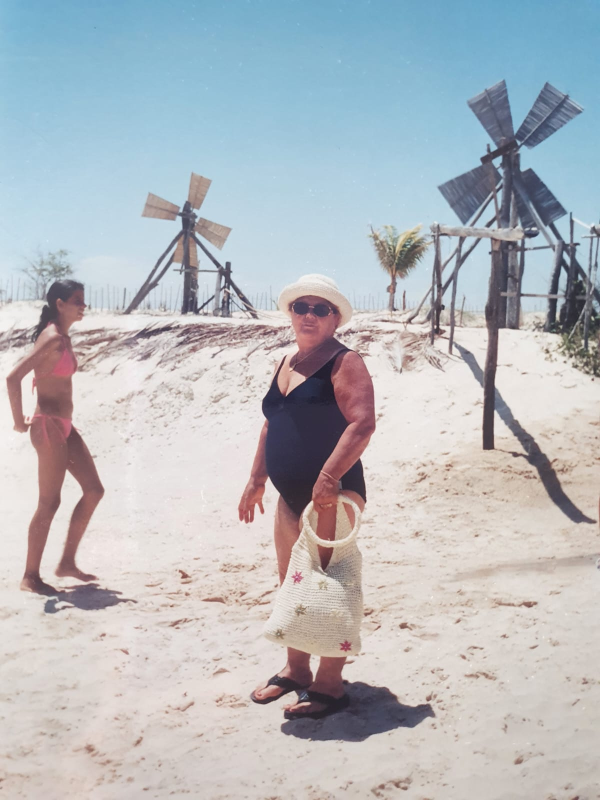
#> input picture examples/imagens/granny.png, 1200 x 1600 px (shown at 1/2 size)
$ jupyter execute specs_manipulation.ipynb
#> lines starting #> are read from the running program, lines starting #| are printed output that depends on the picture; after the words box and inside, x2 and y2 are one past the last pixel; in counts of white or black regions, pixels touching at a corner belong together
[cell 1]
import numpy as np
import matplotlib.pyplot as plt
import imageio.v3 as iio

[cell 2]
def convert_to_grayscale(img : np.ndarray):
  """Function that converts an image to grayscale with standard color weights.

  Parameters
  ----------

  img : np.ndarray
    Image to be converted."""

  return to_image(0.299*img[:, :, 0] + 0.587*img[:, :, 1] + 0.114*img[:, :, 2])

def normalize(img : np.ndarray, min = 0.0, max = 1.0):
  """Function that converts an image to the given desired range.

  Parameters
  ----------

  img : np.ndarray
    Image to be normalized.
  min : float
    Bottom value of the new range for conversion.
  max : float
    Top value of the new range for conversion."""
  return ((img - np.min(img))/(np.max(img) - np.min(img)))*(max - min) + min

def resize(img : np.ndarray, n : int):
  """Resizes n times the image.

  Parameters
  ----------

  img : np.ndarray
    Image to be resized.
  n : int
    Resize proportion."""

  width, height = img.shape[0], img.shape[1]

  n_width = np.arange(0, width, n)
  n_height = np.arange(0, height, n)

  return img[n_width[:, np.newaxis], n_height]

def gray_levels(img : np.ndarray, n : int):
  imin, imax = np.min(img), np.max(img)
  levels = np.arange(imin, imax, (imax - imin)/n)

  new_img = np.copy(img)

  for l in range(levels.shape[0] - 1):
    new_img[np.logical_and(new_img <= levels[l + 1], new_img > levels[l])] = levels[l + 1]

  return new_img


def rgb_to_hsv(img : np.ndarray):
  """Converts RGB image to HSV range.

  Parameters
  ----------

  img : np.ndarray
    Image to be converted."""

  R, G, B = img[:, :, 0].astype(np.float32), img[:, :, 1].astype(np.float32), img[:, :, 2].astype(np.float32)

  M = np.max((R, G, B), axis = 0)
  m = np.min((R, G, B), axis = 0)

  C = M - m

  Hl = np.zeros(C.shape, dtype = np.float32)

  R_bool = np.bitwise_and(M == R, C != 0.0)
  G_bool = np.bitwise_and(M == G, C != 0.0)
  B_bool = np.bitwise_and(M == B, C != 0.0)

  Hl[C == 0.0] = 0.0
  Hl[R_bool] = np.mod((G[R_bool] - B[R_bool])/C[R_bool], 6.0, dtype = np.float32)
  Hl[G_bool] = (B[G_bool] - R[G_bool])/C[G_bool] + 2.0
  Hl[B_bool] = (R[B_bool] - G[B_bool])/C[B_bool] + 4.0

  H = 60.0*Hl

  V = M

  S = np.zeros(C.shape, dtype = np.float32)

  S[V != np.zeros(V.shape)] = (C[V != np.zeros(V.shape)]/V[V != np.zeros(V.shape)])

  HSV = np.array([H, S, V], dtype = np.float32)
  HSV = np.transpose(HSV.T, (1, 0, 2)).astype(np.float32)

  HSV[:, :, 0] = to_image(HSV[:, :, 0])
  HSV[:, :, 1] = to_image(HSV[:, :, 1])
  HSV[:, :, 2] = to_image(HSV[:, :, 2])

  return HSV.astype(np.uint8)

def to_image(img : np.ndarray):
  """Converts an image to the 8-bit unsigned integer range

  Parameters
  ----------

  img : np.ndarray
    Image to be converted."""

  return normalize(img, 0.0, 255.0).astype(np.uint8)

[cell 3]
img = iio.imread("imagens/granny.png")
#> img is the input picture: shape (1600, 1200, 3); mean R, G, B 181.7, 185.9, 190.9

plt.imshow(img)
plt.axis("off")

[cell 4]
plt.figure(figsize = (20, 20))

plt.subplot(151)
plt.imshow(img)
plt.axis("off")
plt.title("Original")

plt.subplot(152)
plt.imshow(to_image(resize(img, 2)), cmap = "gray")
plt.axis("off")
plt.title("2x smaller")

plt.subplot(153)
plt.imshow(to_image(resize(img, 4)), cmap = "gray")
plt.axis("off")
plt.title("4x smaller")

plt.subplot(154)
plt.imshow(to_image(resize(img, 8)), cmap = "gray")
plt.axis("off")
plt.title("8x smaller")

plt.subplot(155)
plt.imshow(to_image(resize(img, 16)), cmap = "gray")
plt.axis("off")
plt.title("16x smaller")

[cell 5]
plt.figure(figsize = (10, 5))

plt.subplot(121)
plt.imshow(img)
plt.axis("off")
plt.title("Original")

plt.subplot(122)
plt.imshow(to_image(gray_levels(convert_to_grayscale(img), 8)), cmap = "gray")
#> in normalize (call 5), `return ((img - np.min(img))/(np.max(img) - np.min(img)))*(max - min) +..`:
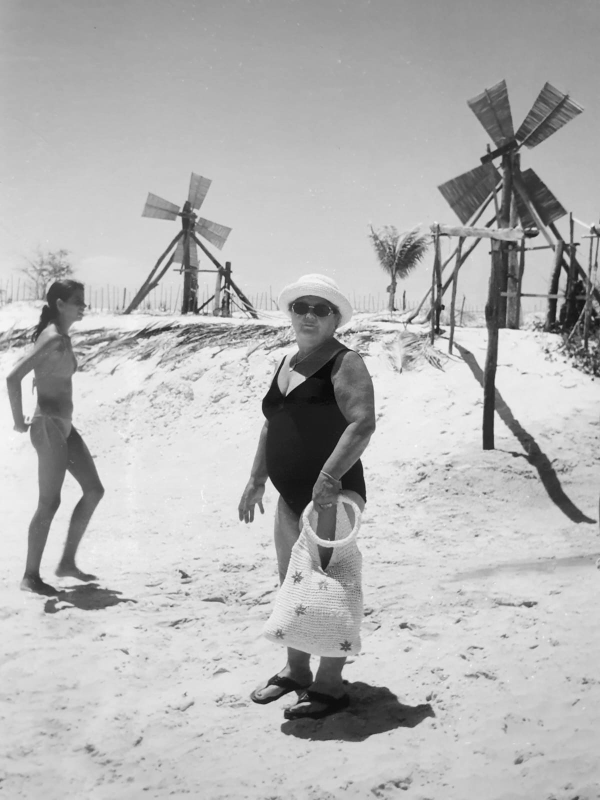
#> returned value: shape (1600, 1200) float64 (shown at 1/2 size); min 0, max 255, mean 181
#> in gray_levels, `imin, imax = np.min(img), np.max(img)`: imin = 0; imax = 255
#> after the loop in gray_levels, `for l in range(levels.shape[0] - 1):`:
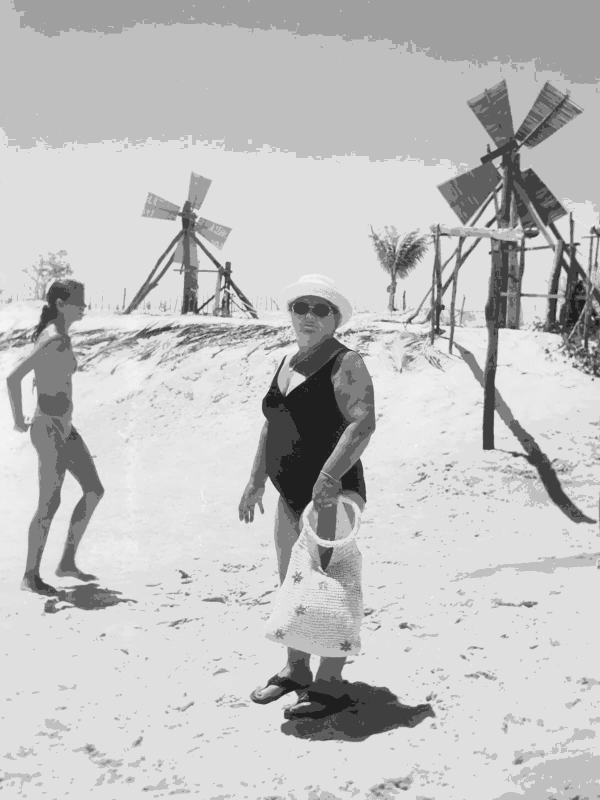
#> new_img: shape (1600, 1200) (shown at 1/2 size); min 0, max 255, mean 192.8
plt.axis("off")
plt.title("8 levels")

[cell 6]
from skimage.color import rgb2hsv

[cell 7]
hsv_local = rgb_to_hsv(img)
#> in rgb_to_hsv, `R_bool = np.bitwise_and(M == R, C != 0.0)`:
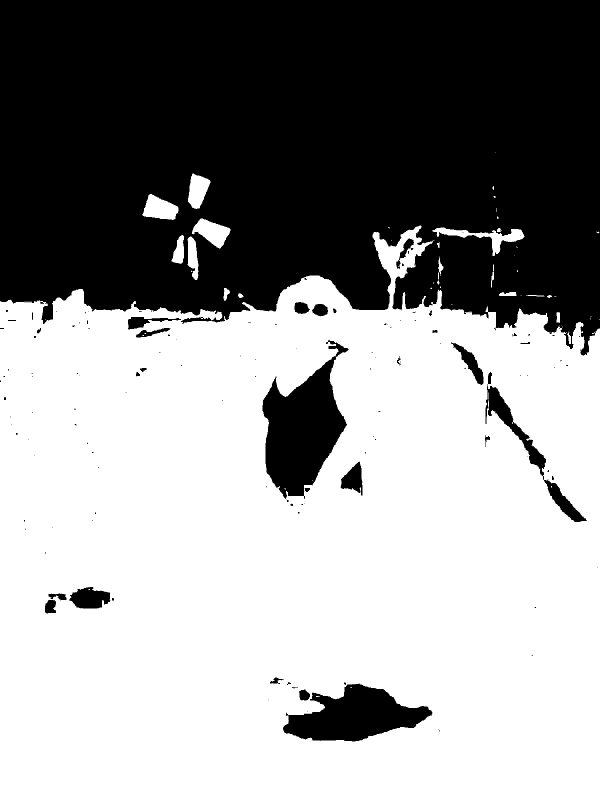
#> R_bool: shape (1600, 1200) bool (shown at 1/2 size); 58.9% white; 133 black regions (100 under 20 px), largest, box (x1, y1, x2, y2) and area: (0, 0, 1200, 711) 720995, (525, 680, 697, 998) 29061, (566, 1367, 865, 1483) 19920
#> in rgb_to_hsv, `G_bool = np.bitwise_and(M == G, C != 0.0)`: G_bool: shape (1600, 1200) bool; 0.38% white; 353 white regions (294 under 20 px), largest, box (x1, y1, x2, y2) and area: (758, 450, 831, 494) 1019, (792, 477, 828, 528) 631, (1128, 650, 1152, 698) 534
#> in rgb_to_hsv, `B_bool = np.bitwise_and(M == B, C != 0.0)`:
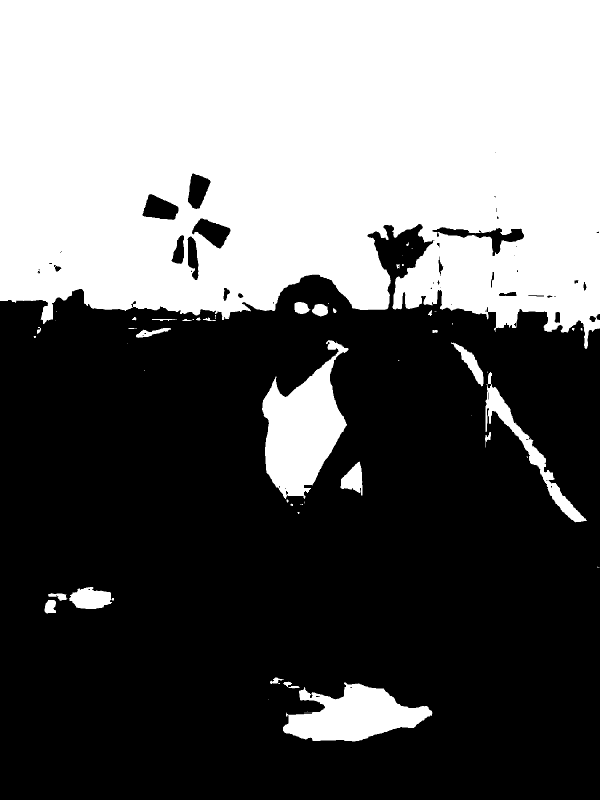
#> B_bool: shape (1600, 1200) bool (shown at 1/2 size); 40.8% white; 64 white regions (35 under 20 px), largest, box (x1, y1, x2, y2) and area: (0, 0, 1200, 698) 716543, (524, 680, 697, 998) 29420, (566, 1365, 865, 1483) 20526
#> in rgb_to_hsv, `Hl[G_bool] = (B[G_bool] - R[G_bool])/C[G_bool] + 2.0`:
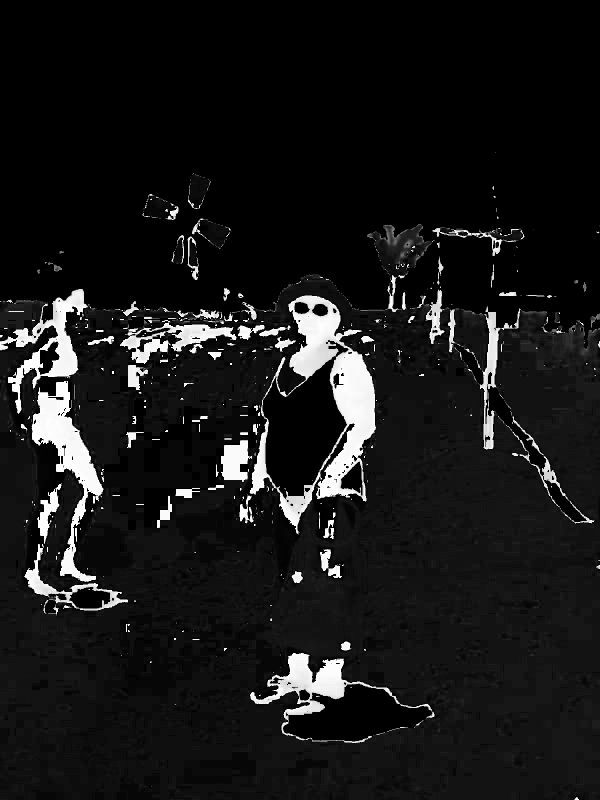
#> Hl: shape (1600, 1200) float32 (shown at 1/2 size); min 0, max 5.99, mean 0.558; drawn with min black and max white
#> in rgb_to_hsv, `Hl[B_bool] = (R[B_bool] - G[B_bool])/C[B_bool] + 4.0`:
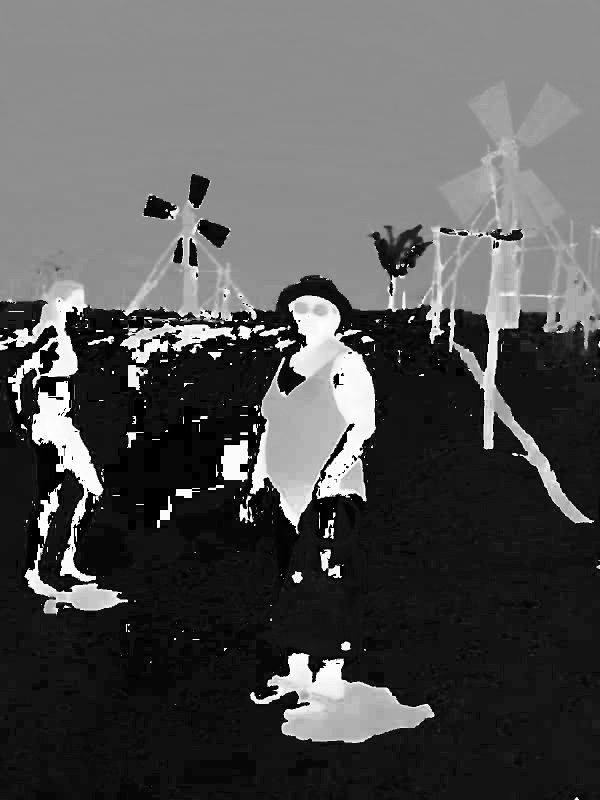
#> Hl: shape (1600, 1200) float32 (shown at 1/2 size); min 0, max 5.99, mean 1.98; drawn with min black and max white
#> in rgb_to_hsv, `S[V != np.zeros(V.shape)] = (C[V != np.zeros(V.shape)]/V[V != np.zeros..`:
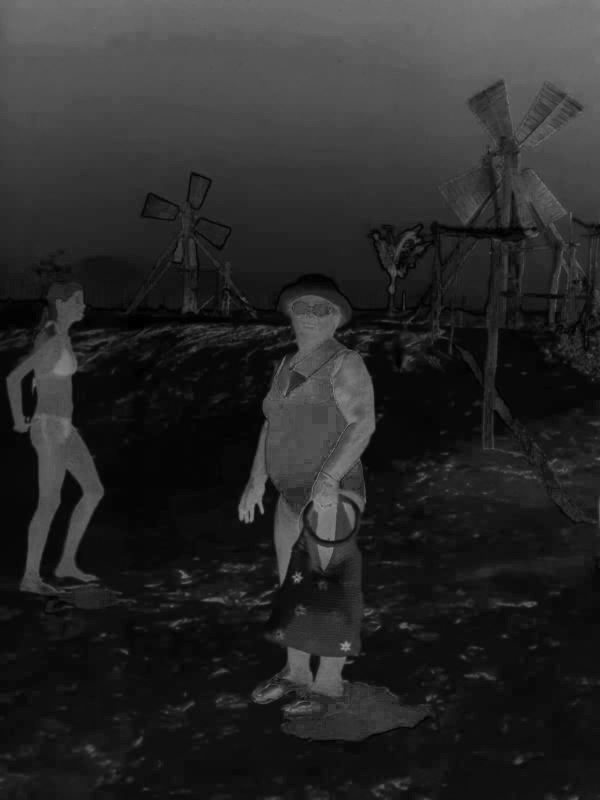
#> S: shape (1600, 1200) float32 (shown at 1/2 size); min 0, max 0.598, mean 0.162
#> in normalize (call 8), `return ((img - np.min(img))/(np.max(img) - np.min(img)))*(max - min) +..`:
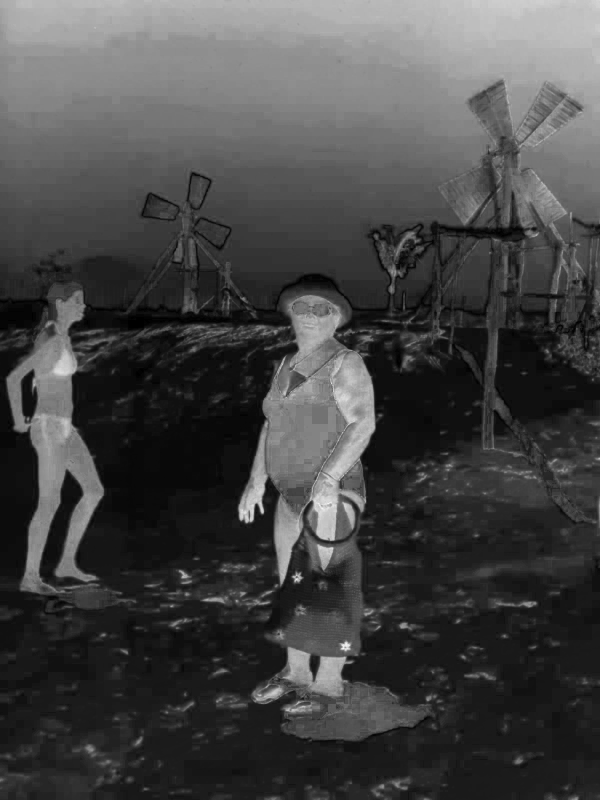
#> returned value: shape (1600, 1200) float32 (shown at 1/2 size); min 0, max 255, mean 69.2
#> in rgb_to_hsv, `HSV[:, :, 2] = to_image(HSV[:, :, 2])`:
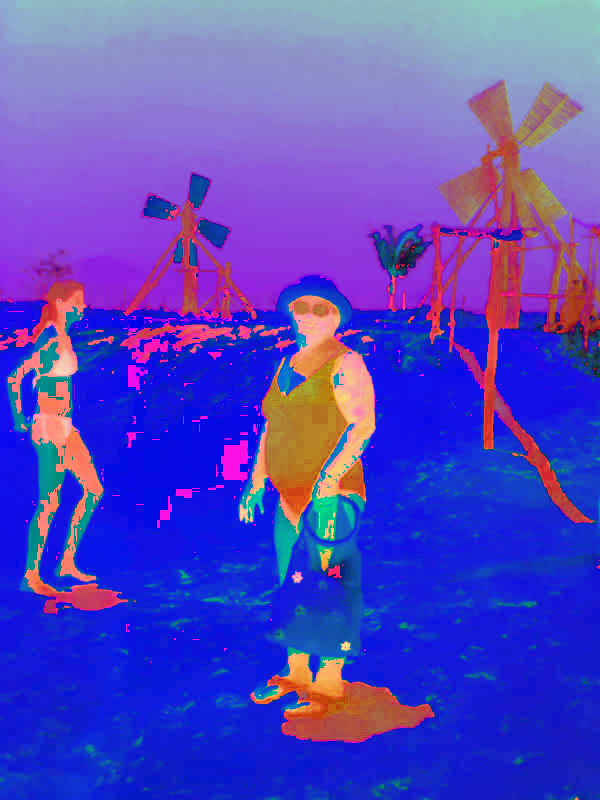
#> HSV: shape (1600, 1200, 3) float32 (shown at 1/2 size); mean of channels 0, 1, 2 83.8, 68.7, 192.8; drawn as R, G, B
hsv_padrao = rgb2hsv(img)
#> hsv_padrao: shape (1600, 1200, 3) float64; mean of channels 0, 1, 2 0.33, 0.162, 0.79


plt.figure(figsize = (14, 20))

plt.subplot(331)
plt.imshow(img)
plt.axis("off")

plt.subplot(332)
plt.imshow(hsv_local[:, :, 0], cmap = "gray")
plt.axis("off")
plt.title("Hue")

plt.subplot(333)
plt.imshow(hsv_padrao[:, :, 0], cmap = "gray")
plt.axis("off")

plt.subplot(334)
plt.imshow(img)
plt.axis("off")

plt.subplot(335)
plt.imshow(hsv_local[:, :, 1], cmap = "gray")
plt.axis("off")
plt.title("Saturation")

plt.subplot(336)
plt.imshow(hsv_padrao[:, :, 1], cmap = "gray")
plt.axis("off")

plt.subplot(337)
plt.imshow(img)
plt.axis("off")

plt.subplot(338)
plt.imshow(hsv_local[:, :, 2], cmap = "gray")
plt.axis("off")
plt.title("Value")

plt.subplot(339)
plt.imshow(hsv_padrao[:, :, 2], cmap = "gray")
plt.axis("off")
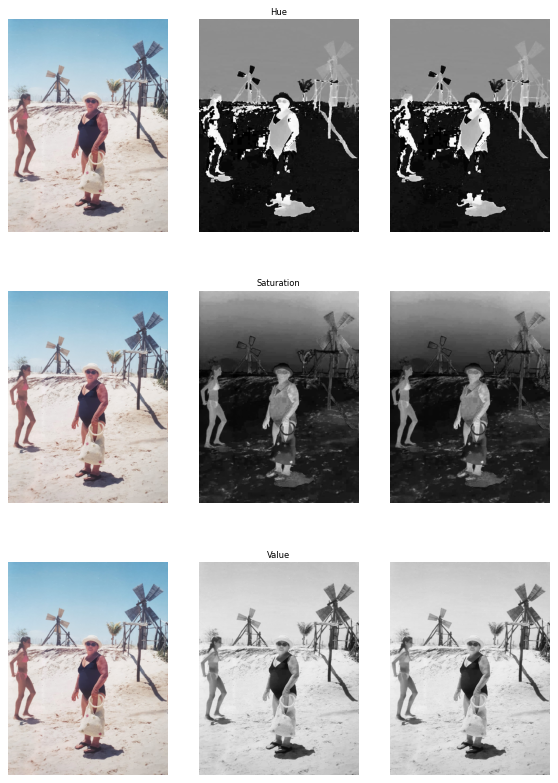
#> figure drawn by matplotlib, 9 panels

[cell 8]
plt.figure(figsize=(10, 10))
plt.subplot(131)
plt.imshow(img)
plt.axis("off")

plt.subplot(132)
plt.imshow(hsv_local, cmap = "gray")
plt.axis("off")
plt.title("Whole image")

plt.subplot(133)
plt.imshow(hsv_padrao, cmap = "gray")
plt.axis("off")

$ run again, with examples/imagens/com.jpeg saved as examples/imagens/granny.png
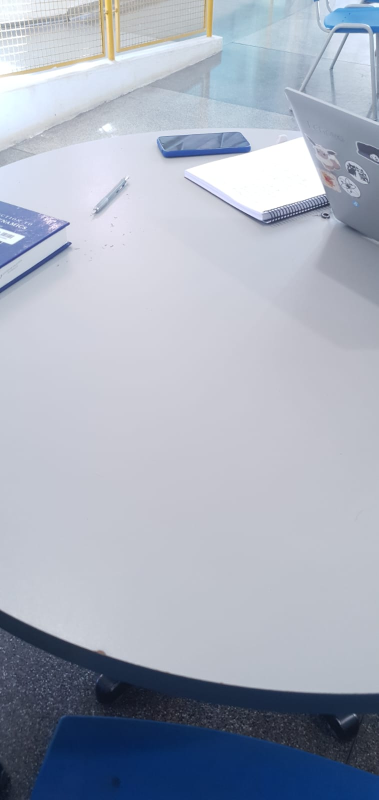
#> input picture examples/imagens/com.jpeg, 757 x 1600 px (shown at 1/2 size)
#> img is the input picture: shape (1600, 757, 3); mean R, G, B 166.9, 173.9, 188.4
#> imin = 0; imax = 255
#> in rgb_to_hsv, `R_bool = np.bitwise_and(M == R, C != 0.0)`:
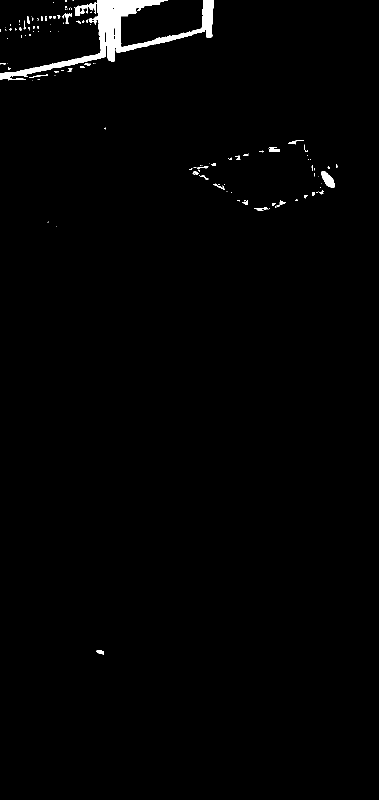
#> R_bool: shape (1600, 757) bool (shown at 1/2 size); 1.2% white; 137 white regions (95 under 20 px), largest, box (x1, y1, x2, y2) and area: (0, 0, 427, 161) 11511, (148, 4, 193, 32) 541, (642, 343, 670, 376) 514
#> G_bool: shape (1600, 757) bool; 1.3% white; 324 white regions (240 under 20 px), largest, box (x1, y1, x2, y2) and area: (392, 336, 608, 420) 5737, (0, 143, 106, 232) 2219, (241, 16, 288, 83) 922
#> B_bool: shape (1600, 757) bool; 97% white; 138 black regions (92 under 20 px), largest, box (x1, y1, x2, y2) and area: (379, 279, 648, 422) 16448, (0, 0, 428, 166) 16331, (643, 343, 669, 376) 485
#> in rgb_to_hsv, `HSV[:, :, 2] = to_image(HSV[:, :, 2])`:
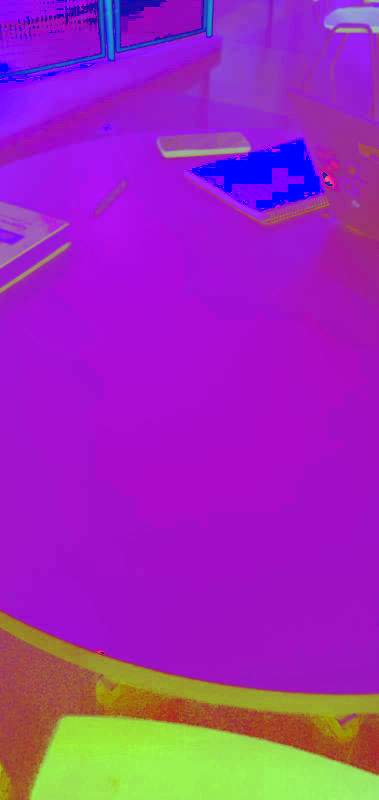
#> HSV: shape (1600, 757, 3) float32 (shown at 1/2 size); mean of channels 0, 1, 2 155.3, 44.2, 180.8; drawn as R, G, B
#> hsv_padrao: shape (1600, 757, 3) float64; mean of channels 0, 1, 2 0.608, 0.167, 0.74
